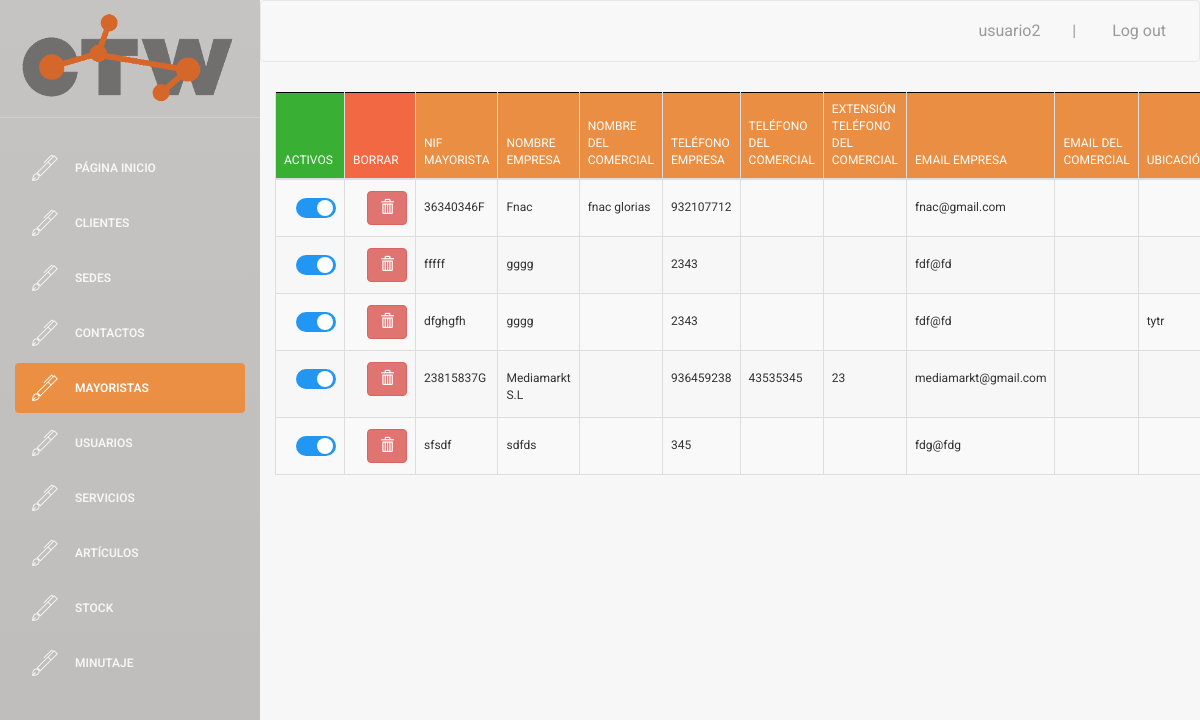
Page /buscador/buscador_mayoristas.php (signed in) on the earlier database version.
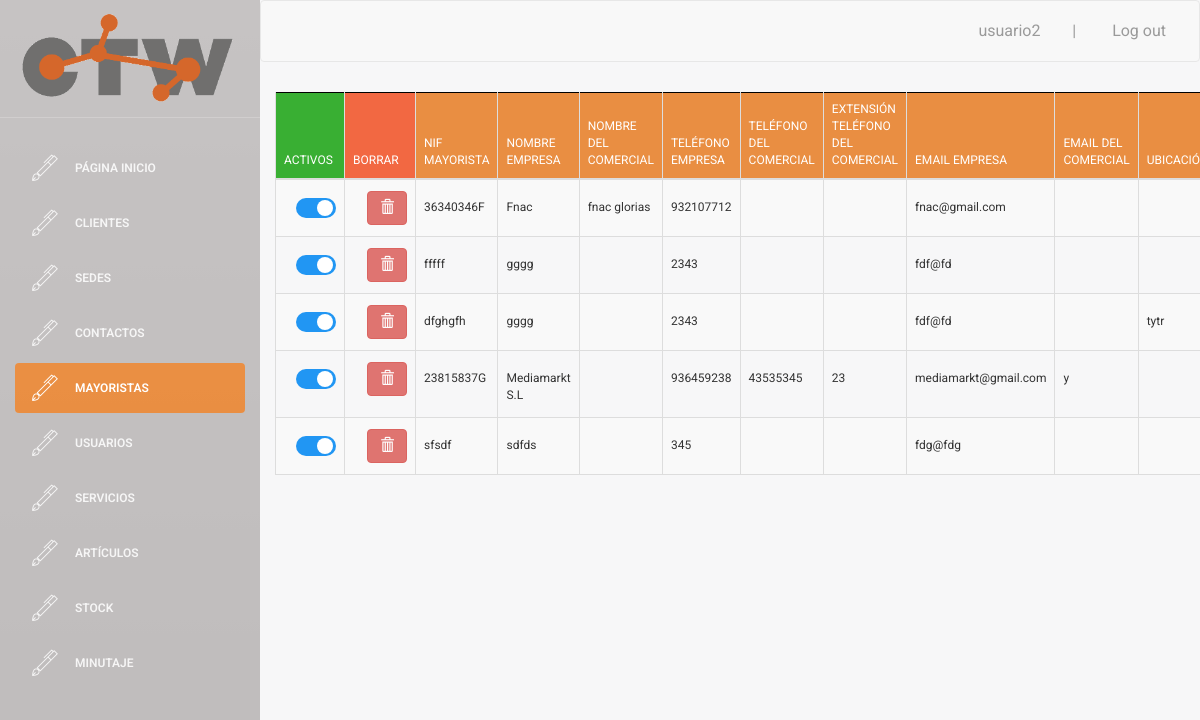
Same page on the later database version.
### tables this page shows
CREATE TABLE `MAYORISTA` (
  `NIF_MAYORISTA` varchar(9) NOT NULL,
  `nombre_empresa` varchar(30) NOT NULL,
  `nombre_comercial` varchar(40) DEFAULT NULL,
  `telefono_empresa` int(9) NOT NULL,
  `telefono_comercial` int(9) DEFAULT NULL,
  `extension_telefono_comercial` int(8) DEFAULT NULL,
  `email_empresa` varchar(30) NOT NULL,
  `email_comercial` varchar(30) DEFAULT NULL,
  `ubicacion` varchar(50) DEFAULT NULL,
  `pais` varchar(30) DEFAULT NULL,
  `prefijo` int(5) DEFAULT NULL,
  `activo` tinyint(1) NOT NULL
);

### web/assets/php/selects.php (called while the page is built, shortened)
<?php
function select_all_mayorista(){
    $conn = connect();
    $sql = "SELECT *
    FROM MAYORISTA
    ORDER BY nombre_empresa asc";
    $data = $conn->query($sql);
    return $data;
  }
?>

### web/buscador/buscador_mayoristas.php (the view, shortened to what the changed rows need)
    <!doctype html>
<?php
include('../assets/php/selects.php');
if($_SESSION["login_done"]==true){
?>
<html lang="en">
<head>
    <link rel="stylesheet" href="https://maxcdn.bootstrapcdn.com/bootstrap/3.3.6/css/bootstrap.min.css">
    <link rel="stylesheet" href="https://cdn.datatables.net/1.10.12/css/dataTables.bootstrap.min.css">
    <link href="../assets/css/bootstrap.min.css" rel="stylesheet" />
    <link href="../assets/css/animate.min.css" rel="stylesheet"/>
    <link href="../assets/css/light-bootstrap-dashboard.css" rel="stylesheet"/>
    <link href="../assets/css/demo.css" rel="stylesheet" />
    <link href="http://maxcdn.bootstrapcdn.com/font-awesome/4.2.0/css/font-awesome.min.css" rel="stylesheet">
    <link href="../assets/css/pe-icon-7-stroke.css" rel="stylesheet" />
    <link href="http://cdnjs.cloudflare.com/ajax/libs/x-editable/1.5.0/bootstrap3-editable/css/bootstrap-editable.css" rel="stylesheet"/>
    <link href="../assets/css/table_editor.css" rel="stylesheet"/>
    <link href="../assets/css/table.css" rel="stylesheet"/>
    <link href="../assets/css/table2.css" rel="stylesheet"/>
    <link href="../assets/css/table4.css" rel="stylesheet"/>
    <link href="../assets/css/insert.css" rel="stylesheet" />
    <link href="../assets/css/micss.css" rel="stylesheet" />
    <link href="../assets/css/csscheckbox.css" rel="stylesheet" />
</head>
<body>
<div class="wrapper">
    <div class="main-panel">
        <div class="content">
            <div class="container-fluid">
                <div class="row">
                    <div >
                        <div >
                                <table id="buscador_mayorista" class="table table-striped table-bordered">
                                    <thead>
                                        <tr>
                                            <th style="background-color: #39AF33; width: 3px;">Activos</th>
                                            <th style="background-color: #F26842; width: 3px;">Borrar</th>
                                            <th>Nif mayorista</th>
                                            <th>Nombre empresa</th>
                                            <th>Nombre del comercial</th>
                                            <th>Teléfono empresa</th>
                                            <th>Teléfono del comercial</th>
                                            <th>Extensión teléfono del comercial</th>
                                            <th>Email empresa</th>
                                            <th>Email del comercial</th>
                                            <th>Ubicación</th>
                                        </tr>
                                    </thead>
                                    <tbody>
                                        <?php
                                             $data = select_all_mayorista();
                                            if ($data->num_rows > 0) {
                                                 while($row = $data->fetch_assoc()) {
                                                    $pk = $row['NIF_MAYORISTA'];
                                        ?>
                                                    <tr>
                                                        <td><label style="margin-top: 10px; margin-left:12px;" class="switcha"><input  type="checkbox" checked><div  class="slider rounda"></div></label></td>
                                                        <td><button style="margin-top: 3px; margin-left:14px;" class="btn btn-danger" onclick="preguntar(<?php
                                                                $nombre_fichero = '../assets/php/delete/delete_mayorista.php';
                                                                if (file_exists($nombre_fichero)) {
                                                                    echo $row['NIF_MAYORISTA'];
                                                                } else {
                                                                    echo "0";
                                                                }
                                                        ?>)"><i class="glyphicon glyphicon-trash"></i></button></td>
                                                        <td><label style="margin-top: 11px;"><a href="#" class="NIF_MAYORISTA" data-pk=<?php echo "\"$pk\""; ?>><?php echo $row['NIF_MAYORISTA']?> </a></label></td>
                                                        <td><label style="margin-top: 11px;"><a href="#" class="nombre_empresa" data-pk=<?php echo "\"$pk\""; ?>><?php echo $row['nombre_empresa']?> </a></label></td>
                                                        <td><label style="margin-top: 11px;"><a href="#" class="nombre_comercial" data-pk=<?php echo "\"$pk\""; ?>><?php echo $row['nombre_comercial']?> </a></label></td>
                                                        <td><label style="margin-top: 11px;"><a href="#" class="telefono_empresa" data-pk=<?php echo "\"$pk\""; ?>><?php echo $row['telefono_empresa']?> </a></label></td>
                                                        <td><label style="margin-top: 11px;"><a href="#" class="telefono_comercial" data-pk=<?php echo "\"$pk\""; ?>><?php echo $row['telefono_comercial']?> </a></label></td>
                                                        <td><label style="margin-top: 11px;"><a href="#" class="extension_telefono_comercial" data-pk=<?php echo "\"$pk\""; ?>><?php echo $row['extension_telefono_comercial']?> </a></label></td>
                                                        <td><label style="margin-top: 11px;"><a href="#" class="email_empresa" data-pk=<?php echo "\"$pk\""; ?>><?php echo $row['email_empresa']?> </a></label></td>
                                                        <td><label style="margin-top: 11px;"><a href="#" class="email_comercial" data-pk=<?php echo "\"$pk\""; ?>><?php echo $row['email_comercial']?> </a></label></td>
                                                        <td><label style="margin-top: 11px;"><a href="#" class="ubicacion" data-pk=<?php echo "\"$pk\""; ?>><?php echo $row['ubicacion']?> </a></label></td>
                                                    </tr>
                                        <?php
                                                 }
                                            } else {
                                                 echo "0 results";
                                            }
                                        ?>
                                    </tbody>
                                </table>
                        </div>
                    </div>
                </div>
            </div>
        </div>
    </div>
</div>
</body>
</html>
<?php
}else{
    echo "false";
    header("location:../index.php");
}
?>

Differences in the rows shown:
changed mayorista "Mediamarkt S.L": email_comercial (not shown) → "y"
